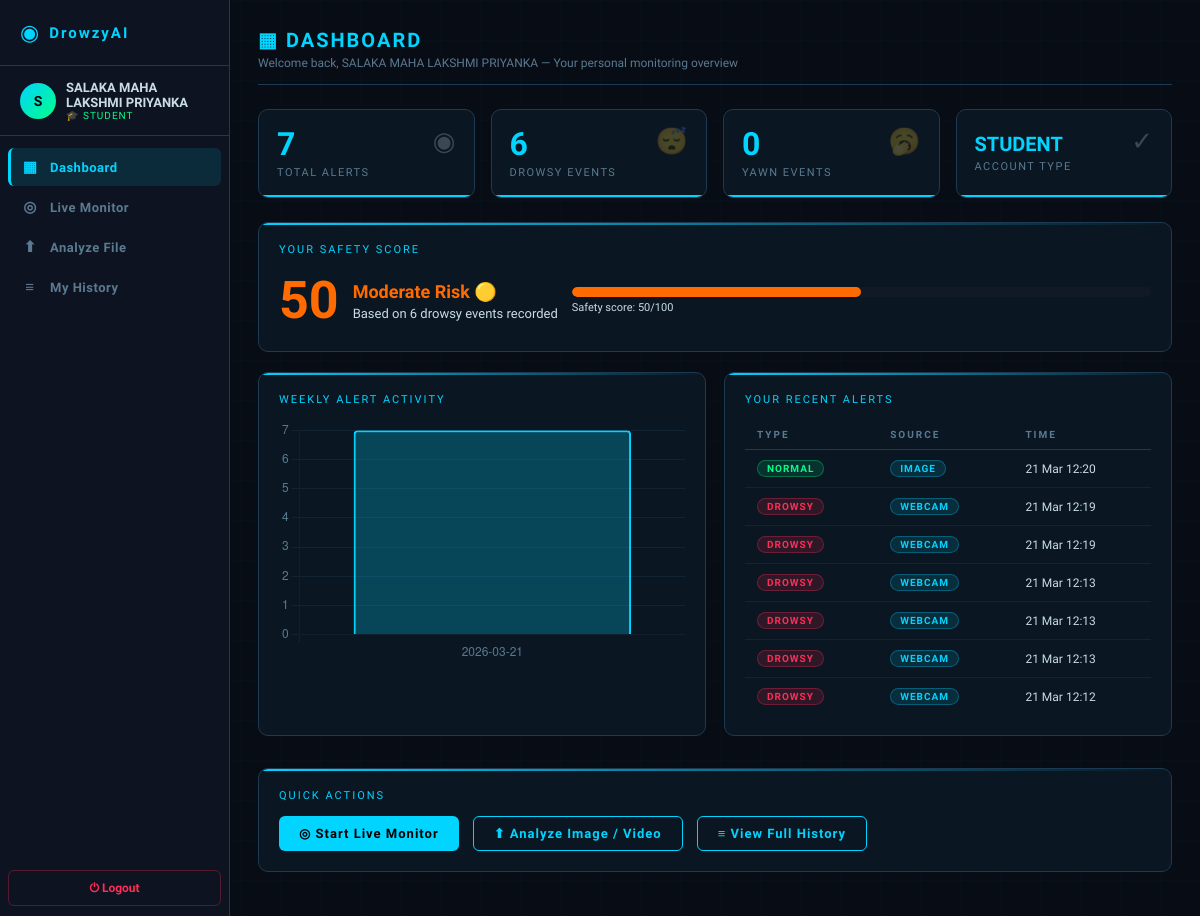
/dashboard (signed in), run on an earlier commit of the app's database.
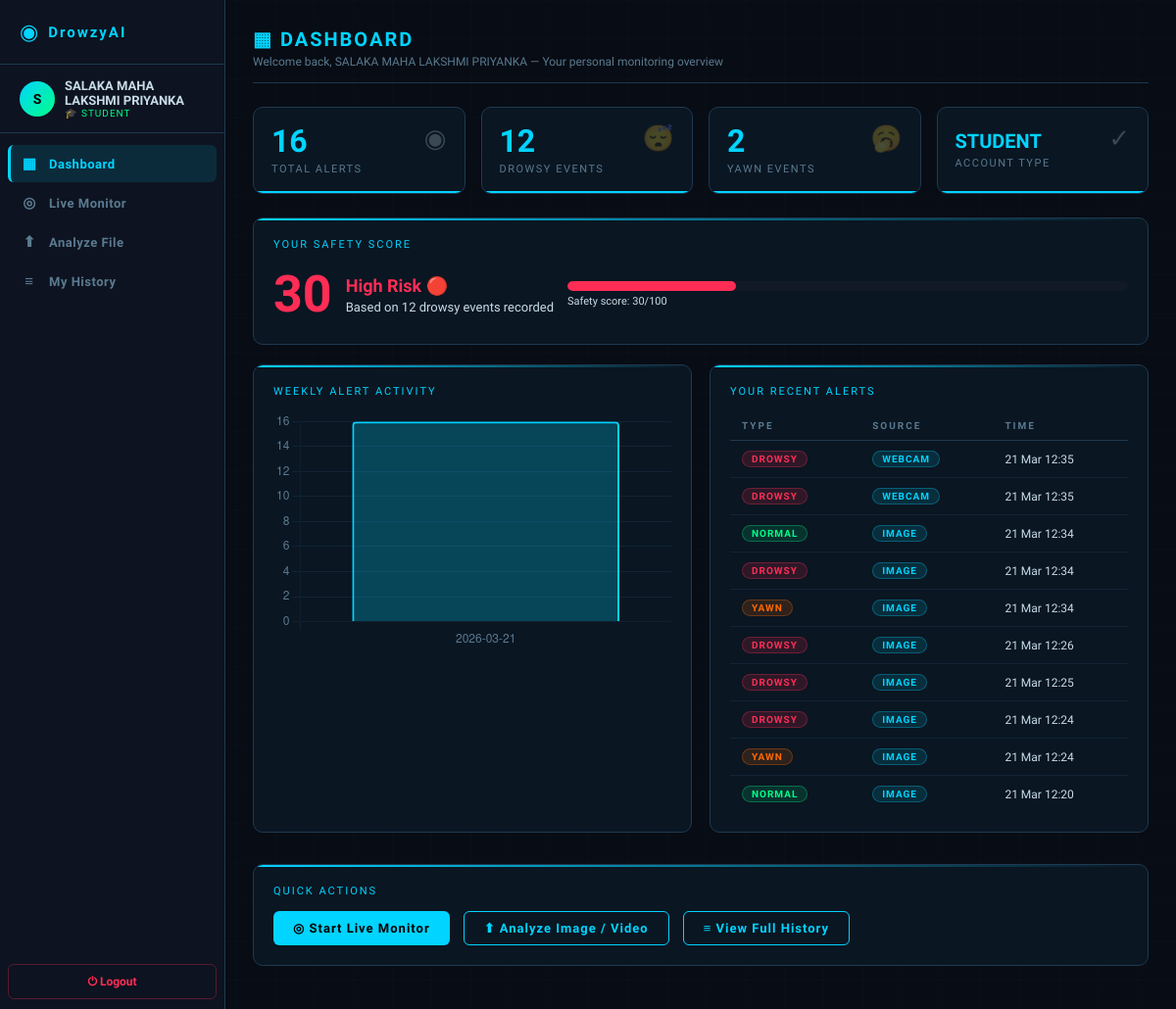
And on a later commit of the database.
### models/user.py (models this page shows)
class AlertLog(db.Model):
    __tablename__ = 'alert_logs'
    id = db.Column(db.Integer, primary_key=True)
    user_id = db.Column(db.Integer, db.ForeignKey('users.id'), nullable=True)
    alert_type = db.Column(db.String(50))
    source = db.Column(db.String(20))
    confidence = db.Column(db.Float, nullable=True)
    snapshot_path = db.Column(db.String(200), nullable=True)
    timestamp = db.Column(db.DateTime, default=datetime.utcnow)
    details = db.Column(db.Text, nullable=True)

### routes/main_routes.py (the view)
@main_bp.route('/dashboard')
@login_required
def dashboard():
    week_ago = datetime.utcnow() - timedelta(days=7)
    if current_user.role == 'admin':
        total_logs   = AlertLog.query.count()
        drowsy_logs  = AlertLog.query.filter_by(alert_type='DROWSY').count()
        yawn_logs    = AlertLog.query.filter_by(alert_type='YAWN').count()
        recent_logs  = AlertLog.query.order_by(AlertLog.timestamp.desc()).limit(10).all()
        all_users_count  = User.query.count()
        all_alerts_count = total_logs
        all_drowsy_count = drowsy_logs
        students_count   = User.query.filter_by(role='student').count()
        rows = db.session.query(
            func.date(AlertLog.timestamp).label('date'),
            func.count(AlertLog.id).label('count')
        ).filter(AlertLog.timestamp >= week_ago)\
         .group_by(func.date(AlertLog.timestamp)).all()
        users = User.query.all()
        user_stats = []
        for u in users:
            user_stats.append({
                'user':   u,
                'total':  AlertLog.query.filter_by(user_id=u.id).count(),
                'drowsy': AlertLog.query.filter_by(user_id=u.id, alert_type='DROWSY').count(),
                'yawn':   AlertLog.query.filter_by(user_id=u.id, alert_type='YAWN').count(),
            })
    else:
        total_logs   = AlertLog.query.filter_by(user_id=current_user.id).count()
        drowsy_logs  = AlertLog.query.filter_by(user_id=current_user.id, alert_type='DROWSY').count()
        yawn_logs    = AlertLog.query.filter_by(user_id=current_user.id, alert_type='YAWN').count()
        recent_logs  = AlertLog.query.filter_by(user_id=current_user.id)\
                         .order_by(AlertLog.timestamp.desc()).limit(10).all()
        all_users_count  = 0
        all_alerts_count = 0
        all_drowsy_count = 0
        students_count   = 0
        user_stats       = []
        rows = db.session.query(
            func.date(AlertLog.timestamp).label('date'),
            func.count(AlertLog.id).label('count')
        ).filter(
            AlertLog.user_id == current_user.id,
            AlertLog.timestamp >= week_ago
        ).group_by(func.date(AlertLog.timestamp)).all()
    weekly = [{'date': str(r.date), 'count': int(r.count)} for r in rows]
    return render_template('dashboard.html',
        total_logs=total_logs,
        drowsy_logs=drowsy_logs,
        yawn_logs=yawn_logs,
        recent_logs=recent_logs,
        weekly=weekly,
        all_users_count=all_users_count,
        all_alerts_count=all_alerts_count,
        all_drowsy_count=all_drowsy_count,
        students_count=students_count,
        user_stats=user_stats
    )

### models/user.py (called while the page is built)
@login_manager.user_loader
def load_user(user_id):
    return User.query.get(int(user_id))

### templates/dashboard.html (shortened to what the changed rows need)
{% extends 'base.html' %}
{% block content %}
{% if current_user.role == 'admin' %}
<div class="page-header animate-in">
  <div class="page-title">◈ ADMIN DASHBOARD</div>
  <div class="page-sub">System-wide overview — all users and all alerts</div>
</div>
<div class="stat-grid animate-in">
  <div class="stat-card" style="--stat-color:var(--accent)">
    <span class="stat-icon">👥</span>
    <div class="stat-value">{{ all_users_count }}</div>
    <div class="stat-label">Total Users</div>
  </div>
  <div class="stat-card" style="--stat-color:var(--danger)">
    <span class="stat-icon">⚠</span>
    <div class="stat-value">{{ all_alerts_count }}</div>
    <div class="stat-label">System Alerts</div>
  </div>
  <div class="stat-card" style="--stat-color:var(--warn)">
    <span class="stat-icon">😴</span>
    <div class="stat-value">{{ all_drowsy_count }}</div>
    <div class="stat-label">Total Drowsy</div>
  </div>
  <div class="stat-card" style="--stat-color:var(--accent2)">
    <span class="stat-icon">🎓</span>
    <div class="stat-value">{{ students_count }}</div>
    <div class="stat-label">Students</div>
  </div>
</div>
<div class="card animate-in" style="margin-bottom:20px">
  <div class="info-title">USER ALERT BREAKDOWN</div>
  <table class="data-table">
    <thead>
      <tr>
        <th>Student Name</th>
        <th>Email</th>
        <th>Total</th>
        <th>Drowsy</th>
        <th>Yawn</th>
        <th>Face</th>
        <th>Joined</th>
      </tr>
    </thead>
    <tbody>
      {% for stat in user_stats %}
      <tr>
        <td style="font-weight:700">
          <div class="user-avatar" style="width:26px;height:26px;font-size:11px;display:inline-flex;margin-right:8px;vertical-align:middle">
            {{ stat.user.name[0].upper() }}
          </div>
          {{ stat.user.name }}
        </td>
        <td style="color:var(--text-dim);font-size:12px">{{ stat.user.email }}</td>
        <td style="font-family:'Orbitron',monospace;color:var(--accent);font-weight:700">{{ stat.total }}</td>
        <td style="font-family:'Orbitron',monospace;color:var(--danger);font-weight:700">{{ stat.drowsy }}</td>
        <td style="font-family:'Orbitron',monospace;color:var(--warn);font-weight:700">{{ stat.yawn }}</td>
        <td>
          {% if stat.user.face_image %}
            <span class="badge badge-success">✓ YES</span>
          {% else %}
            <span class="badge badge-danger">✗ NO</span>
          {% endif %}
        </td>
        <td style="font-size:11px;color:var(--text-dim)">{{ stat.user.created_at.strftime('%d %b %Y') }}</td>
      </tr>
      {% endfor %}
    </tbody>
  </table>
</div>
<div class="grid-2 animate-in">
  <div class="card">
    <div class="info-title">SYSTEM WEEKLY ACTIVITY</div>
    {% if weekly %}
    <canvas id="weeklyChart" height="180"></canvas>
    {% else %}
    <div class="text-center text-dim" style="padding:40px 0">No data yet</div>
    {% endif %}
  </div>
  <div class="card">
    <div class="info-title">RECENT ALERTS — ALL USERS</div>
    {% if recent_logs %}
    <table class="data-table">
      <thead>
        <tr><th>User</th><th>Type</th><th>Source</th><th>Time</th></tr>
      </thead>
      <tbody>
        {% for log in recent_logs %}
        <tr>
          <td style="font-size:12px;font-weight:600">{{ log.user.name if log.user else 'N/A' }}</td>
          <td>
            {% if log.alert_type == 'DROWSY' %}<span class="badge badge-danger">DROWSY</span>
            {% elif log.alert_type == 'YAWN'  %}<span class="badge badge-warning">YAWN</span>
            {% elif log.alert_type == 'NORMAL'%}<span class="badge badge-success">NORMAL</span>
            {% else %}<span class="badge badge-info">{{ log.alert_type }}</span>{% endif %}
          </td>
          <td><span class="badge badge-info">{{ log.source }}</span></td>
          <td style="font-size:11px;color:var(--text-dim)">{{ log.timestamp.strftime('%d %b %H:%M') }}</td>
        </tr>
        {% endfor %}
      </tbody>
    </table>
    {% else %}
    <div class="text-center text-dim" style="padding:30px">No alerts yet</div>
    {% endif %}
  </div>
</div>
<div class="card animate-in">
  <div class="info-title">QUICK ACTIONS</div>
  <div class="d-flex gap-2" style="flex-wrap:wrap">
    <a href="{{ url_for('main.admin') }}"   class="btn btn-primary">◈ Full Admin Panel</a>
    <a href="{{ url_for('main.webcam') }}"  class="btn btn-outline">◎ Live Monitor</a>
    <a href="{{ url_for('main.history') }}" class="btn btn-outline">≡ Alert History</a>
  </div>
</div>
{% else %}
<div class="page-header animate-in">
  <div class="page-title">▦ DASHBOARD</div>
  <div class="page-sub">Welcome back, {{ current_user.name }} — Your personal monitoring overview</div>
</div>
<div class="stat-grid animate-in">
  <div class="stat-card" style="--stat-color:var(--accent)">
    <span class="stat-icon">◉</span>
    <div class="stat-value">{{ total_logs }}</div>
    <div class="stat-label">Total Alerts</div>
  </div>
  <div class="stat-card" style="--stat-color:var(--danger)">
    <span class="stat-icon">😴</span>
    <div class="stat-value">{{ drowsy_logs }}</div>
    <div class="stat-label">Drowsy Events</div>
  </div>
  <div class="stat-card" style="--stat-color:var(--warn)">
    <span class="stat-icon">🥱</span>
    <div class="stat-value">{{ yawn_logs }}</div>
    <div class="stat-label">Yawn Events</div>
  </div>
  <div class="stat-card" style="--stat-color:var(--accent2)">
    <span class="stat-icon">✓</span>
    <div class="stat-value" style="font-size:20px;margin-top:6px">STUDENT</div>
    <div class="stat-label">Account Type</div>
  </div>
</div>
<div class="card animate-in" style="margin-bottom:20px">
  <div class="info-title">YOUR SAFETY SCORE</div>
  <div class="d-flex align-center gap-2" style="flex-wrap:wrap">
    {% if total_logs == 0 %}
      {% set score = 100 %}
    {% elif drowsy_logs == 0 %}
      {% set score = 90 %}
    {% elif drowsy_logs <= 3 %}
      {% set score = 70 %}
    {% elif drowsy_logs <= 7 %}
      {% set score = 50 %}
    {% elif drowsy_logs <= 12 %}
      {% set score = 30 %}
    {% else %}
      {% set score = 10 %}
    {% endif %}
    <div style="font-family:'Orbitron',monospace;font-size:52px;font-weight:900;
      color:{% if score >= 80 %}var(--accent2){% elif score >= 50 %}var(--warn){% else %}var(--danger){% endif %}">
      {{ score }}
    </div>
    <div>
      <div style="font-size:18px;font-weight:700;
        color:{% if score >= 80 %}var(--accent2){% elif score >= 50 %}var(--warn){% else %}var(--danger){% endif %}">
        {% if score >= 80 %}Safe Driver 🟢
        {% elif score >= 50 %}Moderate Risk 🟡
        {% else %}High Risk 🔴{% endif %}
      </div>
      <div style="color:var(--text-dim);font-size:13px;margin-top:4px">
        Based on {{ drowsy_logs }} drowsy events recorded
      </div>
    </div>
    <div style="flex:1;min-width:200px">
      <div style="background:var(--bg3);border-radius:6px;height:10px;overflow:hidden">
        <div style="height:10px;border-radius:6px;width:{{ score }}%;transition:width 1s;
          background:{% if score >= 80 %}var(--accent2){% elif score >= 50 %}var(--warn){% else %}var(--danger){% endif %}">
        </div>
      </div>
      <div style="font-size:11px;color:var(--text-dim);margin-top:4px">Safety score: {{ score }}/100</div>
    </div>
  </div>
</div>
<div class="grid-2 animate-in">
  <div class="card">
    <div class="info-title">WEEKLY ALERT ACTIVITY</div>
    {% if weekly %}
    <canvas id="weeklyChart" height="180"></canvas>
    {% else %}
    <div class="text-center text-dim" style="padding:40px 0">
      <div style="font-size:32px;margin-bottom:8px">📊</div>
      No data yet — start monitoring!
    </div>
    {% endif %}
  </div>
  <div class="card">
    <div class="info-title">YOUR RECENT ALERTS</div>
    {% if recent_logs %}
    <table class="data-table">
      <thead>
        <tr><th>Type</th><th>Source</th><th>Time</th></tr>
      </thead>
      <tbody>
        {% for log in recent_logs %}
        <tr>
          <td>
            {% if log.alert_type == 'DROWSY' %}<span class="badge badge-danger">DROWSY</span>
            {% elif log.alert_type == 'YAWN'  %}<span class="badge badge-warning">YAWN</span>
            {% elif log.alert_type == 'NORMAL'%}<span class="badge badge-success">NORMAL</span>
            {% else %}<span class="badge badge-info">{{ log.alert_type }}</span>{% endif %}
          </td>
          <td><span class="badge badge-info">{{ log.source }}</span></td>
          <td style="font-size:12px;color:var(--text-dim)">
            {{ log.timestamp.strftime('%d %b %H:%M') }}
          </td>
        </tr>
        {% endfor %}
      </tbody>
    </table>
    {% else %}
    <div class="text-center text-dim" style="padding:30px">
      <div style="font-size:28px;margin-bottom:8px">🎯</div>
      No alerts yet. Start monitoring!
    </div>
    {% endif %}
  </div>
</div>
<div class="card mt-2 animate-in">
  <div class="info-title">QUICK ACTIONS</div>
  <div class="d-flex gap-2" style="flex-wrap:wrap">
    <a href="{{ url_for('main.webcam') }}"  class="btn btn-primary">◎ Start Live Monitor</a>
    <a href="{{ url_for('main.upload') }}"  class="btn btn-outline">⬆ Analyze Image / Video</a>
    <a href="{{ url_for('main.history') }}" class="btn btn-outline">≡ View Full History</a>
  </div>
</div>
{% endif %}
{% endblock %}
{% block scripts %}
<script>
const weeklyData = {{ weekly | tojson }};
if (weeklyData && weeklyData.length > 0) {
  const labels = weeklyData.map(d => d.date || '');
  const counts  = weeklyData.map(d => d.count || 0);
  new Chart(document.getElementById('weeklyChart'), {
    type: 'bar',
    data: {
      labels: labels,
      datasets: [{
        label: 'Alerts',
        data: counts,
        backgroundColor: 'rgba(0,212,255,0.25)',
        borderColor: '#00d4ff',
        borderWidth: 2,
        borderRadius: 4
      }]
    },
    options: {
      responsive: true,
      plugins: { legend: { display: false } },
      scales: {
        x: { ticks: { color: '#5a7a90' }, grid: { color: 'rgba(30,58,82,0.4)' } },
        y: { ticks: { color: '#5a7a90' }, grid: { color: 'rgba(30,58,82,0.4)' }, beginAtZero: true }
      }
    }
  });
}
</script>
{% endblock %}

What changed in the data, as far as the page shows it:
no longer on this page (row unchanged): AlertLog: alert_type "DROWSY", source "WEBCAM", timestamp "21 Mar 12:19"
no longer on this page (row unchanged): AlertLog: alert_type "DROWSY", source "WEBCAM", timestamp "21 Mar 12:19"
no longer on this page (row unchanged): AlertLog: alert_type "DROWSY", source "WEBCAM", timestamp "21 Mar 12:13"
no longer on this page (row unchanged): AlertLog: alert_type "DROWSY", source "WEBCAM", timestamp "21 Mar 12:13"
no longer on this page (row unchanged): AlertLog: alert_type "DROWSY", source "WEBCAM", timestamp "21 Mar 12:13"
no longer on this page (row unchanged): AlertLog: alert_type "DROWSY", source "WEBCAM", timestamp "21 Mar 12:12"
added AlertLog: alert_type "DROWSY", source "WEBCAM", timestamp "21 Mar 12:35"
added AlertLog: alert_type "DROWSY", source "WEBCAM", timestamp "21 Mar 12:35"
added AlertLog: alert_type "NORMAL", source "IMAGE", timestamp "21 Mar 12:34"
added AlertLog: alert_type "DROWSY", source "IMAGE", timestamp "21 Mar 12:34"
added AlertLog: alert_type "YAWN", source "IMAGE", timestamp "21 Mar 12:34"
added AlertLog: alert_type "DROWSY", source "IMAGE", timestamp "21 Mar 12:26"
added AlertLog: alert_type "DROWSY", source "IMAGE", timestamp "21 Mar 12:25"
added AlertLog: alert_type "DROWSY", source "IMAGE", timestamp "21 Mar 12:24"
added AlertLog: alert_type "YAWN", source "IMAGE", timestamp "21 Mar 12:24"
Also different on the page:
{{ total_logs }}: "7" → "16"
{{ drowsy_logs }}: "6" → "12"
{{ yawn_logs }}: "0" → "2"
{{ score }}: "50" → "30"
{{ score }}: 50 → 30 (drawn)
chart data {{ weekly | tojson }}: [{"count": 7, "date": "2026-03-21"}] → [{"count": 16, "date": "2026-03-21"}]
text no longer shown: "Moderate Risk 🟡"
text now shown: "High Risk 🔴"
